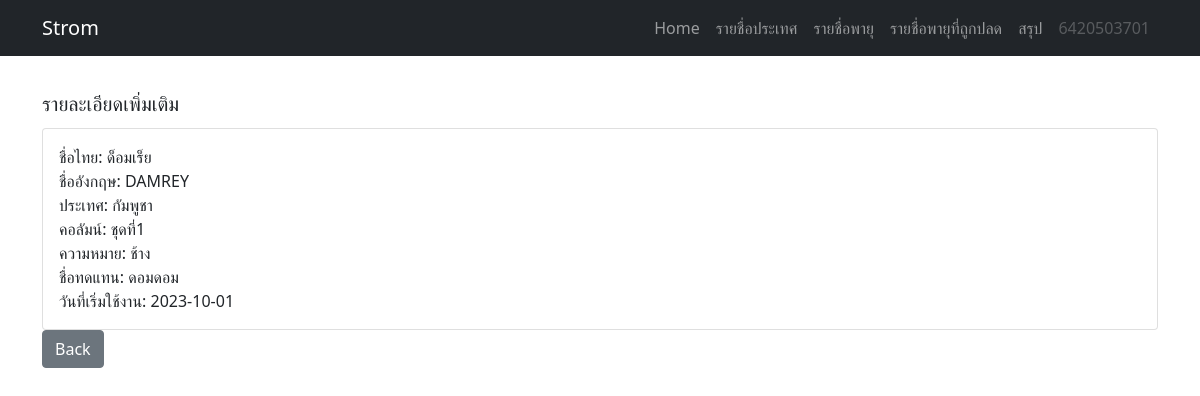
Page /project_database/index.php?controller=StormName&action=detail&id=3 on the committed database.
### tables this page shows
CREATE TABLE `StormList` (
  `storm_id` int(11) NOT NULL COMMENT 'idของชื่อพายุ',
  `country_id` int(11) NOT NULL COMMENT 'idประเทศ',
  `storm_nameth` varchar(30) NOT NULL COMMENT 'ชื่อไทย',
  `storm_nameeng` varchar(30) NOT NULL COMMENT 'ชื่ออังกฤษ',
  `nameth_compensate` varchar(30) DEFAULT NULL COMMENT 'ชื่อทดแทน',
  `column_id` int(11) DEFAULT NULL COMMENT 'คอลัมไหน',
  `storm_status` int(11) NOT NULL COMMENT 'สถานะ(1ใช้งาน/2ปลด)',
  `status_meaning` varchar(50) NOT NULL COMMENT 'ความหมาย',
  `date_start` date DEFAULT '2023-10-01' COMMENT 'วันเริ่มใช้งาน',
  `date_end` date DEFAULT NULL COMMENT 'วันที่ปลด'
);

CREATE TABLE `Country` (
  `country_id` int(11) NOT NULL COMMENT 'id_ประเทศ',
  `country_name` varchar(20) NOT NULL COMMENT 'ประเทศ'
);

CREATE TABLE `ColumnStorm` (
  `column_id` int(11) NOT NULL,
  `column_name` varchar(20) NOT NULL
);

### project_database/controllers/StormName_controller.php (called while the page is built, shortened)
<?php
class StormNameController
{
    public function detail(){
        $id = $_GET['id'];
        $Storm = StormName::get($id);
        require_once('views/StormName/detail.php');
    }
}
?>

### project_database/connection_connect.php (called while the page is built, shortened)
<?php
$dbname = "db23_140";
?>

### project_database/models/StormModel.php (called while the page is built, shortened)
<?php
    class StormName{
        public function __construct($id,$country,$nameth,$nameeng,$namethcompensate,$meaning,$column,$status,$datestart,$dateend){
            $this->country = $country;
            $this->nameth = $nameth;
            $this->nameeng = $nameeng;
            $this->namethcompensate = $namethcompensate;
            $this->meaning = $meaning;
            $this->column = $column;
            $this->datestart = $datestart;
        }
        public static function get($id){
            require("connection_connect.php");
            $sql = "SELECT storm_id,country_name,storm_nameth ,storm_nameeng,nameth_compensate,status_meaning,column_name,storm_status,date_start,date_end
            FROM `StormList` NATURAL JOIN Country NATURAL JOIN ColumnStorm where storm_id = '$id' AND storm_status = 1
            ORDER by column_id , country_id ASC";
            $result = $conn->query($sql);
            $my_row = $result->fetch_assoc();
            $id = $my_row[storm_id];
            $country = $my_row[country_name];
            $nameth = $my_row[storm_nameth];
            $nameeng = $my_row[storm_nameeng];
            $namethcompensate = $my_row[nameth_compensate];
            $meaning = $my_row[status_meaning];
            $column = $my_row[column_name];
            $status = $my_row[storm_status];
            $datestart = $my_row[date_start];
            $dateend = $my_row[date_end];
            return new StormName($id,$country,$nameth,$nameeng,$namethcompensate,$meaning,$column,$status,$datestart,$dateend);
        }
    }
?>

### project_database/views/StormName/detail.php (the view, shortened to what this page needs)
<!DOCTYPE html>
<html lang="en">
<head>
</head>
<body>
<form method="get" action="">
<div class = "container">
    <label  class="col-form-label-lg">รายละเอียดเพิ่มเติม </label><br>
    <div class="card">
        <div class="card-body">
                ชื่อไทย:
            <?php
                echo $Storm->nameth;
            ?><br>
                ชื่ออังกฤษ:
            <?php
                echo $Storm->nameeng;
            ?><br>
                ประเทศ:
            <?php
                echo $Storm->country;
            ?><br>
                คอลัมน์:
            <?php
                echo $Storm->column;
            ?><br>
                ความหมาย:
            <?php
                echo $Storm->meaning;
            ?><br>
                ชื่อทดแทน:
            <?php
                echo $Storm->namethcompensate;
            ?><br>
                วันที่เริ่มใช้งาน:
            <?php
                echo $Storm->datestart;
            ?><br>
        </div>
    </div>
    <button class="btn btn-secondary" type="submit" name="action" value="index">Back</button>
</div>
</form>
</body>
</html>

### rows in the picture
stormlist: storm_nameth "ด็อมเร็ย", storm_nameeng "DAMREY", country.country_name "กัมพูชา", column.column_name "ชุดที่1", status_meaning "ช้าง", nameth_compensate "ดอมดอม", date_start "2023-10-01"
